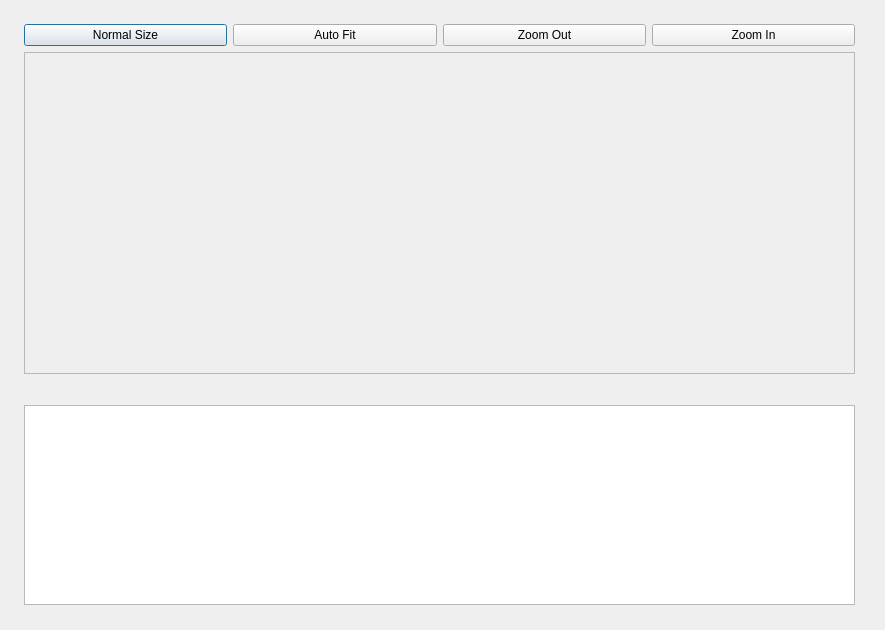
<?xml version="1.0" encoding="UTF-8"?>
<ui version="4.0">
 <class>Dialog</class>
 <widget class="QDialog" name="Dialog">
  <property name="geometry">
   <rect>
    <x>0</x>
    <y>0</y>
    <width>885</width>
    <height>630</height>
   </rect>
  </property>
  <property name="minimumSize">
   <size>
    <width>885</width>
    <height>630</height>
   </size>
  </property>
  <property name="maximumSize">
   <size>
    <width>885</width>
    <height>630</height>
   </size>
  </property>
  <property name="windowTitle">
   <string>Dialog</string>
  </property>
  <widget class="QWidget" name="gridLayoutWidget">
   <property name="geometry">
    <rect>
     <x>-1</x>
     <y>-1</y>
     <width>881</width>
     <height>631</height>
    </rect>
   </property>
   <layout class="QGridLayout" name="gridLayout">
    <item row="3" column="1">
     <spacer name="verticalSpacer_2">
      <property name="orientation">
       <enum>Qt::Vertical</enum>
      </property>
      <property name="sizeType">
       <enum>QSizePolicy::Fixed</enum>
      </property>
      <property name="sizeHint" stdset="0">
       <size>
        <width>20</width>
        <height>25</height>
       </size>
      </property>
     </spacer>
    </item>
    <item row="6" column="1">
     <spacer name="verticalSpacer_3">
      <property name="orientation">
       <enum>Qt::Vertical</enum>
      </property>
      <property name="sizeType">
       <enum>QSizePolicy::Fixed</enum>
      </property>
      <property name="sizeHint" stdset="0">
       <size>
        <width>20</width>
        <height>25</height>
       </size>
      </property>
     </spacer>
    </item>
    <item row="5" column="1">
     <widget class="QTextEdit" name="textEdit">
      <property name="maximumSize">
       <size>
        <width>16777215</width>
        <height>200</height>
       </size>
      </property>
     </widget>
    </item>
    <item row="0" column="1">
     <spacer name="verticalSpacer">
      <property name="orientation">
       <enum>Qt::Vertical</enum>
      </property>
      <property name="sizeType">
       <enum>QSizePolicy::Fixed</enum>
      </property>
      <property name="sizeHint" stdset="0">
       <size>
        <width>25</width>
        <height>25</height>
       </size>
      </property>
     </spacer>
    </item>
    <item row="3" column="0">
     <spacer name="horizontalSpacer">
      <property name="orientation">
       <enum>Qt::Horizontal</enum>
      </property>
      <property name="sizeType">
       <enum>QSizePolicy::Fixed</enum>
      </property>
      <property name="sizeHint" stdset="0">
       <size>
        <width>25</width>
        <height>20</height>
       </size>
      </property>
     </spacer>
    </item>
    <item row="3" column="2">
     <spacer name="horizontalSpacer_2">
      <property name="orientation">
       <enum>Qt::Horizontal</enum>
      </property>
      <property name="sizeType">
       <enum>QSizePolicy::Fixed</enum>
      </property>
      <property name="sizeHint" stdset="0">
       <size>
        <width>25</width>
        <height>20</height>
       </size>
      </property>
     </spacer>
    </item>
    <item row="1" column="1">
     <layout class="QHBoxLayout" name="horizontalLayout">
      <item>
       <widget class="QPushButton" name="NormalSize">
        <property name="text">
         <string>Normal Size</string>
        </property>
       </widget>
      </item>
      <item>
       <widget class="QPushButton" name="AutoFit">
        <property name="text">
         <string>Auto Fit</string>
        </property>
       </widget>
      </item>
      <item>
       <widget class="QPushButton" name="ZoomOut">
        <property name="text">
         <string>Zoom Out</string>
        </property>
       </widget>
      </item>
      <item>
       <widget class="QPushButton" name="ZoomIn">
        <property name="text">
         <string>Zoom In</string>
        </property>
       </widget>
      </item>
     </layout>
    </item>
    <item row="2" column="1">
     <widget class="QScrollArea" name="scrollArea">
      <property name="widgetResizable">
       <bool>true</bool>
      </property>
      <widget class="QWidget" name="scrollAreaWidgetContents">
       <property name="geometry">
        <rect>
         <x>0</x>
         <y>0</y>
         <width>813</width>
         <height>287</height>
        </rect>
       </property>
       <widget class="QLabel" name="label">
        <property name="geometry">
         <rect>
          <x>0</x>
          <y>0</y>
          <width>55</width>
          <height>16</height>
         </rect>
        </property>
        <property name="text">
         <string/>
        </property>
       </widget>
      </widget>
     </widget>
    </item>
   </layout>
  </widget>
 </widget>
 <resources/>
 <connections/>
</ui>
